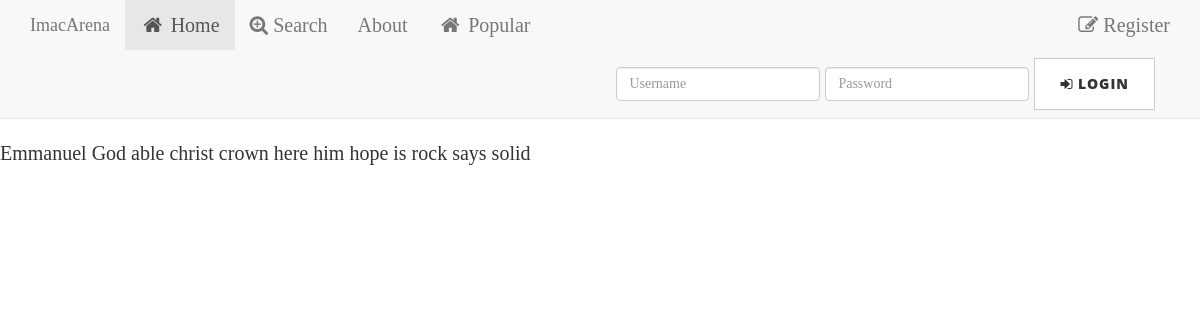
The app's page /tag/, older data.
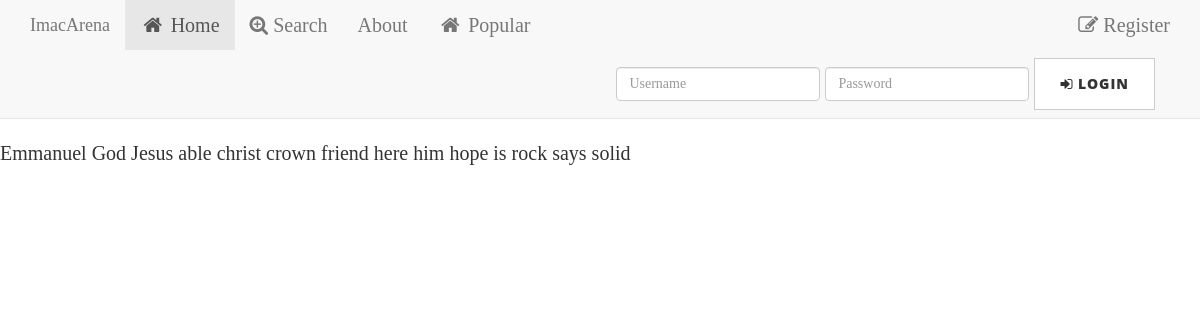
The same page, newer data.
### jplaceapp/models.py (models this page shows, shortened)
class Tag(models.Model):
    name = models.CharField(max_length=64, unique=True)
    testimony = models.ManyToManyField(Testimonies)

### jplaceapp/views.py (the view)
# urls.py: url(r'^tag/$', 'jplaceapp.views.tag_cloud_page', name='tag_cloud_page'),
def tag_cloud_page(request):
    MAX_WEIGHT = 5
    tags = Tag.objects.order_by('name')
    min_count = max_count = tags[0].testimony.count()
    for tag in tags:
        tag.count = tag.testimony.count()
        if tag.count < min_count:
            min_count = tag.count
            if max_count < tag.count:
                max_count = tag.count
    range = float(max_count - min_count)
    if range == 0.0:
        range = 1.0
    for tag in tags:
        tag.weight = int(
            MAX_WEIGHT * (tag.count - min_count) / range)
    context = {
        'tags': tags
    }
    return render(request, 'tag_cloud_page.html', context)

### templates/tag_cloud_page.html (shortened to what this page needs)
{% extends "base.html" %}
{% block content %}
<div id="tag-cloud">
    {% for tag in tags %}
        <a href="/tag/{{ tag.name | urlencode }}/" class="tag-cloud-{{ tag.weight }}"> {{ tag.name |escape}}</a>
    {% endfor %}
</div>
{% endblock %}

### templates/base.html (shortened to what this page needs)
{% load staticfiles %}
<!DOCTYPE html>
<html lang="en">
  <head>
    {% include 'head_css.html' %}
  </head>
  <body>
{% include 'navbar.html' %}
    {% block content %}
    {% endblock %}
  </body>
</html>

### templates/head_css.html
{% load staticfiles %}
<link href="{% static 'css/bootstrap.min.css' %}" type="text/css" rel="stylesheet">
<link href="{% static 'font-awesome/css/font-awesome.min.css' %}" type="text/css" rel="stylesheet">
<link href="{% static 'css/blog.min.css' %}" type="text/css" rel="stylesheet">

### templates/navbar.html (shortened to what this page needs)
    <nav class="navbar navbar-default navbar-static-top">
      <div class="container">
        <div class="navbar-header">
          <a class="navbar-brand" href="#">ImacArena</a>
        </div>
        <div id="navbar" class="navbar-collapse collapse">
          <ul class="nav navbar-nav">
            <li class="active"><a href="{% url 'home' %}"><i class="fa fa-home fa-fw" aria-hidden="true"></i>&nbsp;Home</a></li>
            <li><a href="{% url 'search_page' %}"><i class="fa fa-search-plus" aria-hidden="true"></i>&nbsp;Search</a></li>
            <li><a href="/about">About</a></li>
             <li><a href="{% url 'popular_page' %}"><i class="fa fa-home fa-fw" aria-hidden="true"></i>&nbsp;Popular</a></li>
          </ul>
          <ul class="nav navbar-nav navbar-right">
            {% if request.user.is_authenticated %}
            <li><a href="{% url 'auth_logout' %}"><i class="fa fa-sign-out" aria-hidden="true"></i>&nbsp;Logout</a></li>
            <li class="active"><a href="{% url 'testimonies_save_page' %}"><i class="fa fa-pencil" aria-hidden="true"></i>&nbsp;submit</a></li>
            {% else %}
            <li><a href="{% url 'registration_register' %}"><i class="fa fa-pencil-square-o" aria-hidden="true"></i>&nbsp;Register</a></li>
            {% endif %}
            </ul>
          {% if not request.user.is_authenticated and not "/accounts/login" in request.get_full_path %}
            <form class="navbar-form navbar-right" method="POST" action="{% url 'auth_login' %}">
              <div class="form-group">
                <input type="text" class="form-control" name="username" placeholder="Username"/>
              </div>
              <div class="form-group">
                <input type="password" class="form-control" name="password" placeholder="Password"/>
              </div>
              <button type="submit" class="btn btn-default"><i class="fa fa-sign-in" aria-hidden="true"></i>&nbsp;Login</button>
            </form>
          {% endif %}
        </div>
      </div>
    </nav>

### templates/javascript.html (shortened to what this page needs)
{% load staticfiles %}

Row changes from the older to the newer data that the page shows:
added Tag: name "Jesus"
added Tag: name "friend"
